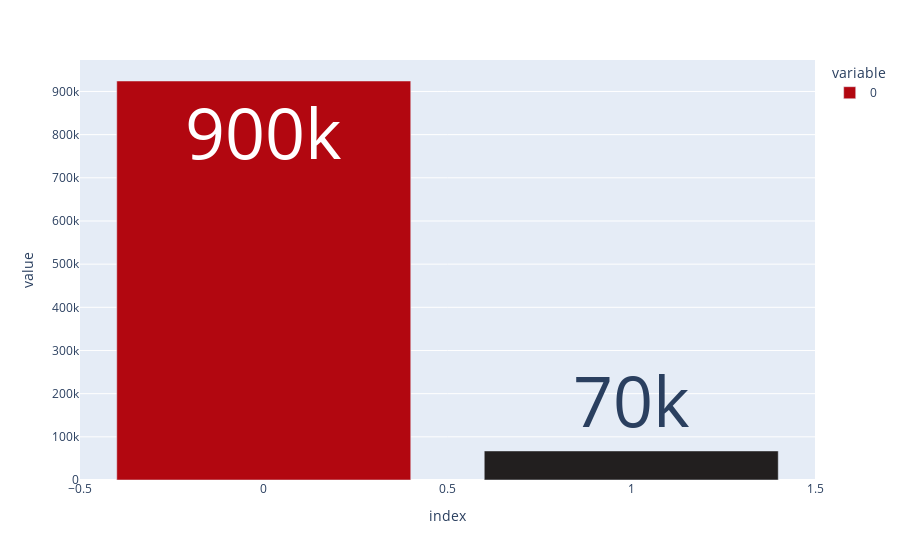

The code cell stored with this chart in its notebook:
### Code cell
fig = px.bar([len(df[df['type']=='film']), len(df[df['type']=='tv'])], text_auto='.1s')
fig.update_traces(marker_color=[colors[1], colors[0]], textfont_size=70)

### Figure 1 — Plotly figure (JSON) as saved in the notebook; plotly's stock layout.template omitted (floating-point values rounded to 4 significant figures)
{"data": [{"alignmentgroup": "True", "hovertemplate": "variable=0<br>index=%{x}<br>value=%{y}<extra></extra>", "legendgroup": "0", "marker": {"color": ["#b20710", "#221f1f"], "pattern": {"shape": ""}}, "name": "0", "offsetgroup": "0", "orientation": "v", "showlegend": true, "textfont": {"size": 70}, "textposition": "auto", "texttemplate": "%{y:.1s}", "type": "bar", "x": [0, 1], "xaxis": "x", "y": [924254, 67284], "yaxis": "y"}], "layout": {"barmode": "relative", "legend": {"title": {"text": "variable"}, "tracegroupgap": 0}, "margin": {"t": 60}, "xaxis": {"anchor": "y", "domain": [0, 1], "title": {"text": "index"}}, "yaxis": {"anchor": "x", "domain": [0, 1], "title": {"text": "value"}}}}
